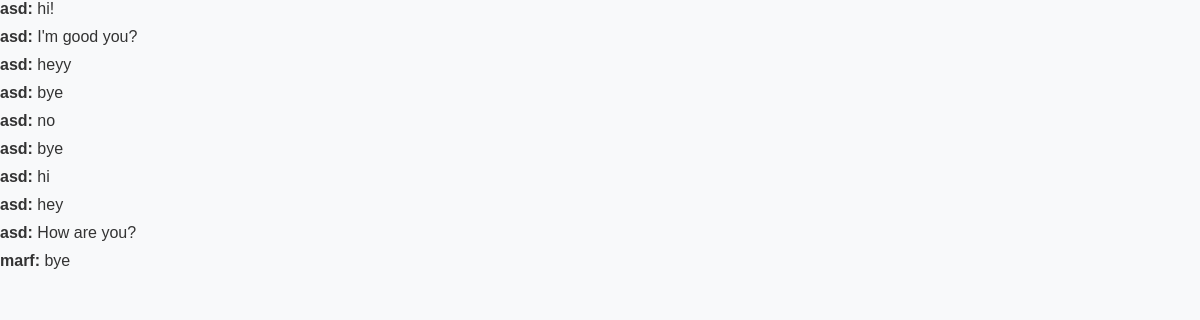
The app's page /pages/load_messages.php?group_id=2 (signed in), older data.
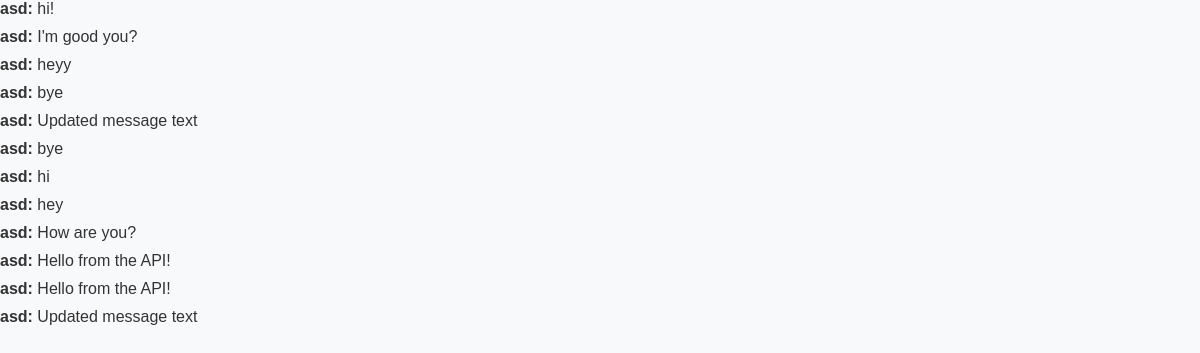
The same page, newer data.
### tables this page shows
CREATE TABLE `messages` (
  `message_id` int(11) NOT NULL,
  `sender_id` int(11) NOT NULL,
  `received_id` int(11) NOT NULL,
  `content` text NOT NULL,
  `created_at` datetime NOT NULL DEFAULT current_timestamp(),
  `updated_at` datetime NOT NULL DEFAULT current_timestamp(),
  `receiver_id` int(11) DEFAULT NULL,
  `is_read` tinyint(1) DEFAULT 0,
  `group_id` int(11) DEFAULT NULL
);

CREATE TABLE `users` (
  `user_id` int(11) NOT NULL,
  `username` varchar(50) NOT NULL,
  `email` varchar(100) NOT NULL,
  `password` varchar(255) NOT NULL,
  `bio` text NOT NULL,
  `created_at` datetime NOT NULL DEFAULT current_timestamp(),
  `updated_at` datetime NOT NULL DEFAULT current_timestamp() ON UPDATE current_timestamp(),
  `receive_notifications` tinyint(1) NOT NULL DEFAULT 0,
  `profile_image_id` int(11) DEFAULT NULL,
  `notifications_count` int(11) NOT NULL DEFAULT 0,
  `profile_image` varchar(255) DEFAULT 'default-profile.png',
  `status` enum('active','blocked') NOT NULL DEFAULT 'active',
  `is_admin` tinyint(1) DEFAULT 0
);

### pages/load_messages.php (the view, shortened to what this page needs)
<?php
include("../includes/connection.php");
$group_id = isset($_GET['group_id']) ? intval($_GET['group_id']) : 0;
$query = "SELECT Messages.*, Users.username
          FROM Messages
          JOIN Users ON Messages.sender_id = Users.user_id
          WHERE Messages.receiver_id = ?
          ORDER BY Messages.created_at ASC";
$stmt = $conn->prepare($query);
$stmt->bind_param("i", $group_id);
$stmt->execute();
$result = $stmt->get_result();
$messages = [];
while ($row = $result->fetch_assoc()) {
    $messages[] = $row;
}
foreach ($messages as $message) {
    echo '<div class="chat-message">';
    echo '<span>' . htmlspecialchars($message['username']) . ':</span> ';
    echo htmlspecialchars($message['content']);
    echo '</div>';
}
?>
<!DOCTYPE html>
<html lang="en">
<head>
</head>
<body>
</body>
</html>

Row changes from the older to the newer data that the page shows:
no longer on this page (row unchanged): messages: users.username "marf", content "bye"
changed messages (number 5 of 12 on the later page): content "no" → "Updated message text"
added messages: users.username "asd", content "Hello from the API!"
added messages: users.username "asd", content "Hello from the API!"
added messages: users.username "asd", content "Updated message text"
